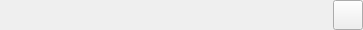
<?xml version="1.0" encoding="UTF-8"?>
<ui version="4.0">
 <class>ConnectionComboBox</class>
 <widget class="QWidget" name="ConnectionComboBox">
  <property name="geometry">
   <rect>
    <x>0</x>
    <y>0</y>
    <width>363</width>
    <height>30</height>
   </rect>
  </property>
  <property name="windowTitle">
   <string>Form</string>
  </property>
  <layout class="QGridLayout" name="gridLayout">
   <property name="margin">
    <number>0</number>
   </property>
   <property name="spacing">
    <number>0</number>
   </property>
   <item row="0" column="1">
    <widget class="QPushButton" name="infoPushButton">
     <property name="sizePolicy">
      <sizepolicy hsizetype="Minimum" vsizetype="MinimumExpanding">
       <horstretch>0</horstretch>
       <verstretch>0</verstretch>
      </sizepolicy>
     </property>
     <property name="maximumSize">
      <size>
       <width>30</width>
       <height>30</height>
      </size>
     </property>
     <property name="text">
      <string/>
     </property>
     <property name="icon">
      <iconset resource="../../../../resources.qrc">
       <normaloff>:/plugins/DsgTools/icons/info.png</normaloff>:/plugins/DsgTools/icons/info.png</iconset>
     </property>
    </widget>
   </item>
   <item row="0" column="0">
    <widget class="SelectFileWidget" name="connectionSelectorLineEdit" native="true">
     <property name="sizePolicy">
      <sizepolicy hsizetype="MinimumExpanding" vsizetype="Fixed">
       <horstretch>0</horstretch>
       <verstretch>0</verstretch>
      </sizepolicy>
     </property>
     <property name="maximumSize">
      <size>
       <width>16777215</width>
       <height>30</height>
      </size>
     </property>
    </widget>
   </item>
  </layout>
 </widget>
 <customwidgets>
  <customwidget>
   <class>SelectFileWidget</class>
   <extends>QWidget</extends>
   <header>DsgTools.gui.CustomWidgets.SelectionWidgets.selectFileWidget.h</header>
   <container>1</container>
  </customwidget>
 </customwidgets>
 <resources>
  <include location="../../../../resources.qrc"/>
 </resources>
 <connections/>
</ui>
